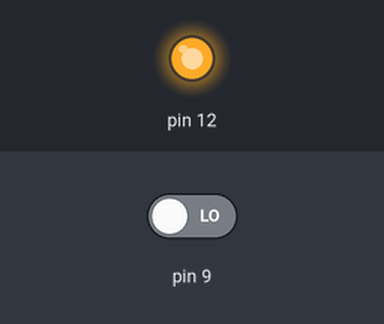
Recording of a sketch running on a simulated Arduino Uno, built with avr-gcc and run on an emulated ATmega328P. On the bench: output pins drawn as LEDs (lit = HIGH). The inputs (shaded band) are chosen by the test bench; at power-on: pin 9 LOW.

Above: at 1.2 s.
1.3 s: pin 9 driven HIGH
At 2.2 s:
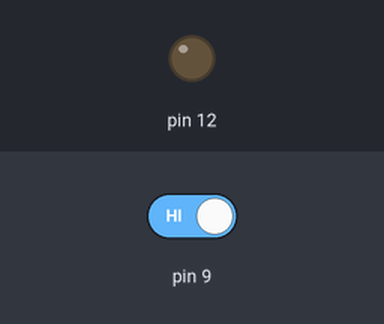
2.8 s: pin 9 driven LOW
At 3.4 s:
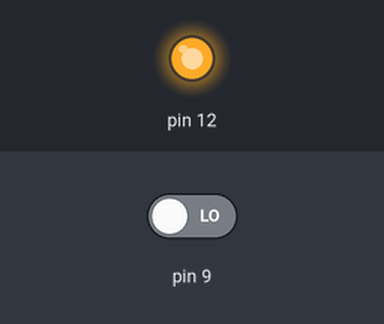
Timing chart, 0 to 5.8 s (numbered marks = the images above; inputs shaded):
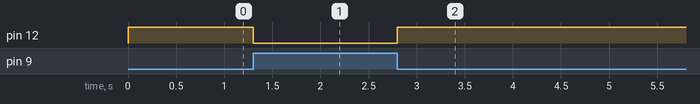

Measured:
- after the input at 1.3 s, pin 12: HIGH → LOW at once
- after the input at 2.8 s, pin 12: LOW → HIGH at once

The sketch:

Arduino_LendoBotao.ino
```cpp
void setup() {
  // put your setup code here, to run once:
  pinMode(12, OUTPUT);
  pinMode(9, INPUT);

}

void loop() {
  // put your main code here, to run repeatedly:
  if(digitalRead(9) == HIGH) {
    digitalWrite(12, LOW);
  }
  else{
    digitalWrite(12, HIGH);
  }
}
```
